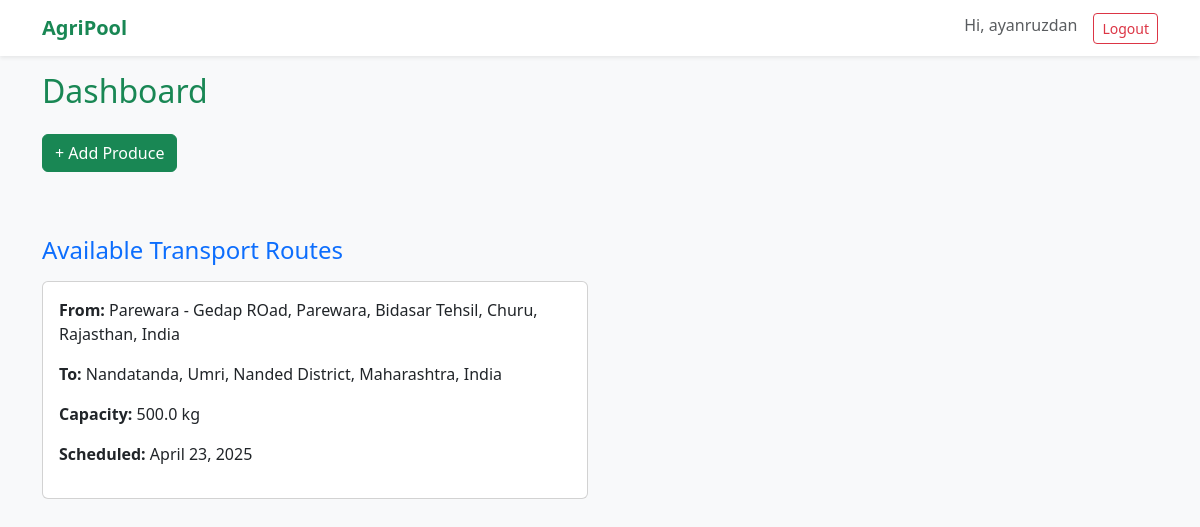
The app's page / (signed in) with its own data.
### core/models.py (models this page shows, shortened)
class Transport(models.Model):
    driver = models.ForeignKey(User, on_delete=models.CASCADE)
    route_start_lat = models.FloatField()
    route_start_lng = models.FloatField()
    route_end_lat = models.FloatField()
    route_end_lng = models.FloatField()
    capacity_total = models.FloatField()
    capacity_used = models.FloatField(default=0)
    scheduled_date = models.DateField()
    created_at = models.DateTimeField(auto_now_add=True)
    route_start_address = models.CharField(
        max_length=255, blank=True, null=True)
    route_end_address = models.CharField(max_length=255, blank=True, null=True)

### core/views.py (the view)
# urls.py: path('', views.dashboard, name='dashboard'),
@login_required
def dashboard(request):
    profile = request.user.userprofile
    produce = Produce.objects.filter(
        owner=request.user) if profile.role == 'farmer' else None
    transport = Transport.objects.all()
    return render(request, 'core/dashboard.html', {
        'profile': profile,
        'produce': produce,
        'transport': transport
    })

### core/templates/core/dashboard.html (shortened to what this page needs)
{% extends "base.html" %} {% block content %}
<h2 class="text-success mb-4">Dashboard</h2>
{% if profile.role == 'farmer' %}
<a href="{% url 'create_produce' %}" class="btn btn-success mb-3"
  >+ Add Produce</a
>
{% endif %}
<h4 class="mt-5 mb-3 text-primary">Available Transport Routes</h4>
<div class="row">
  {% for t in transport %}
  <div class="col-md-6">
    <div class="card mb-3">
      <div class="card-body">
        <p><strong>From:</strong> {{ t.route_start_address }}</p>
        <p><strong>To:</strong> {{ t.route_end_address }}</p>
        <p><strong>Capacity:</strong> {{ t.capacity_total }} kg</p>
        <p><strong>Scheduled:</strong> {{ t.scheduled_date }}</p>
      </div>
    </div>
  </div>
  {% endfor %}
</div>
{% endblock %}

### core/templates/base.html (shortened to what this page needs)
<!DOCTYPE html>
<html lang="en">
  <head>
    <link
      href="https://cdn.jsdelivr.net/npm/bootstrap@5.3.0/dist/css/bootstrap.min.css"
      rel="stylesheet"
    />
  </head>
  <body class="bg-light">
    <nav class="navbar navbar-expand-lg navbar-light bg-white shadow-sm mb-3">
      <div class="container">
        <a class="navbar-brand text-success fw-bold" href="/">AgriPool</a>
        <div class="d-flex">
          {% if user.is_authenticated %}
          <span class="me-3 text-muted">Hi, {{ user.username }}</span>
          <form method="POST" action="{% url 'logout' %}" class="d-inline">
            <button type="submit" class="btn btn-outline-danger btn-sm">
              Logout
            </button>
          </form>
          {% endif %}
        </div>
      </div>
    </nav>
    <div class="container">{% block content %}{% endblock %}</div>
  </body>
</html>

### records on screen
Transport: route_start_address "Parewara - Gedap ROad, Parewara, Bidasar Tehsil, Churu, Rajasthan, India", route_end_address "Nandatanda, Umri, Nanded District, Maharashtra, India", capacity_total "500.0", scheduled_date "April 23, 2025"

### other values on screen
{{ user.username }} "ayanruzdan"
